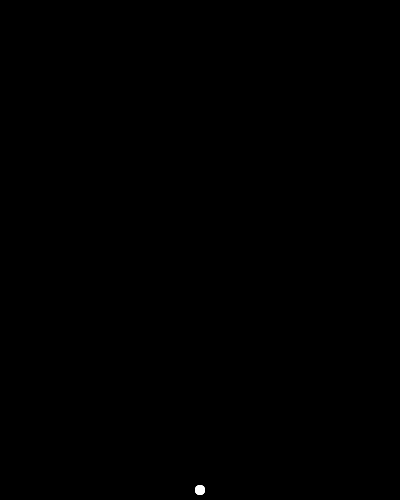
Frame 1 (no input)
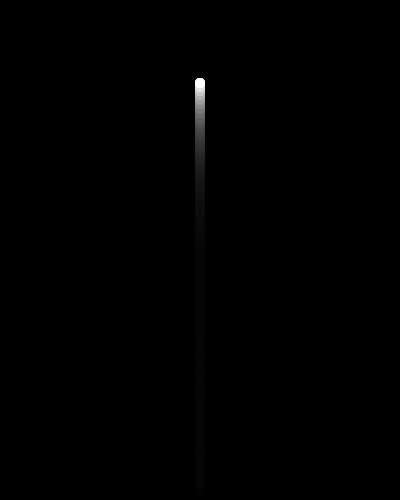
Frame 60 (no input)
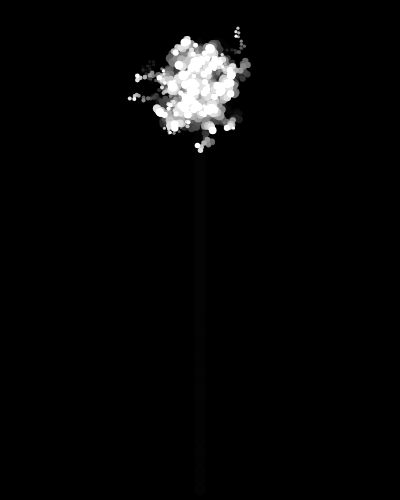
Frame 120 (the mouse pressed at the canvas centre since frame 60)

The p5.js sketch that drew these frames (run headless with seeded random() and noise() and a simulated clock; from frame 60 on, the mouse is pressed at the canvas centre):

// p5.js sketch
// ── sketch.js
let particles = []
function setup(){
  createCanvas(400,500)
  background(0);
  for(let i=0; i<100; i++){
  particles.push( new Particle(width/2,height));
}

}

function draw(){
  background(0,30)

  for (let i=0; i < particles.length; i++){
    let p = particles[i];

    if(mouseIsPressed){
      p.explode();
    }


// p.acc = createVector(0,0.1)
    p.update();
    p.display();
  }

}

class Particle{
  constructor(x,y) {
    this.pos = createVector(x, y);
    this.vel = createVector(0,-10);
    this.acc = createVector(0,0.1);

    this.size = random(3,10);
  }
  update(){
  //  acc -> vel -> pos
  this.vel.add( this.acc);//this.vel = this.vel + this.acc
  this.pos.add( this.vel);//this.x += this.xSpd

  //the acceleration should be reset
  // console.log(this.acc);
  // this.acc.mult(0)
  }

  explode(){
    this.vel = createVector( random(-5,5), random(-5,5))
  }

  display() {
    push();
    translate(this.pos.x, this.pos.y);
    fill(255);
    noStroke();
    ellipse(0, 0, this.size, this.size);
    pop();
  }

}
